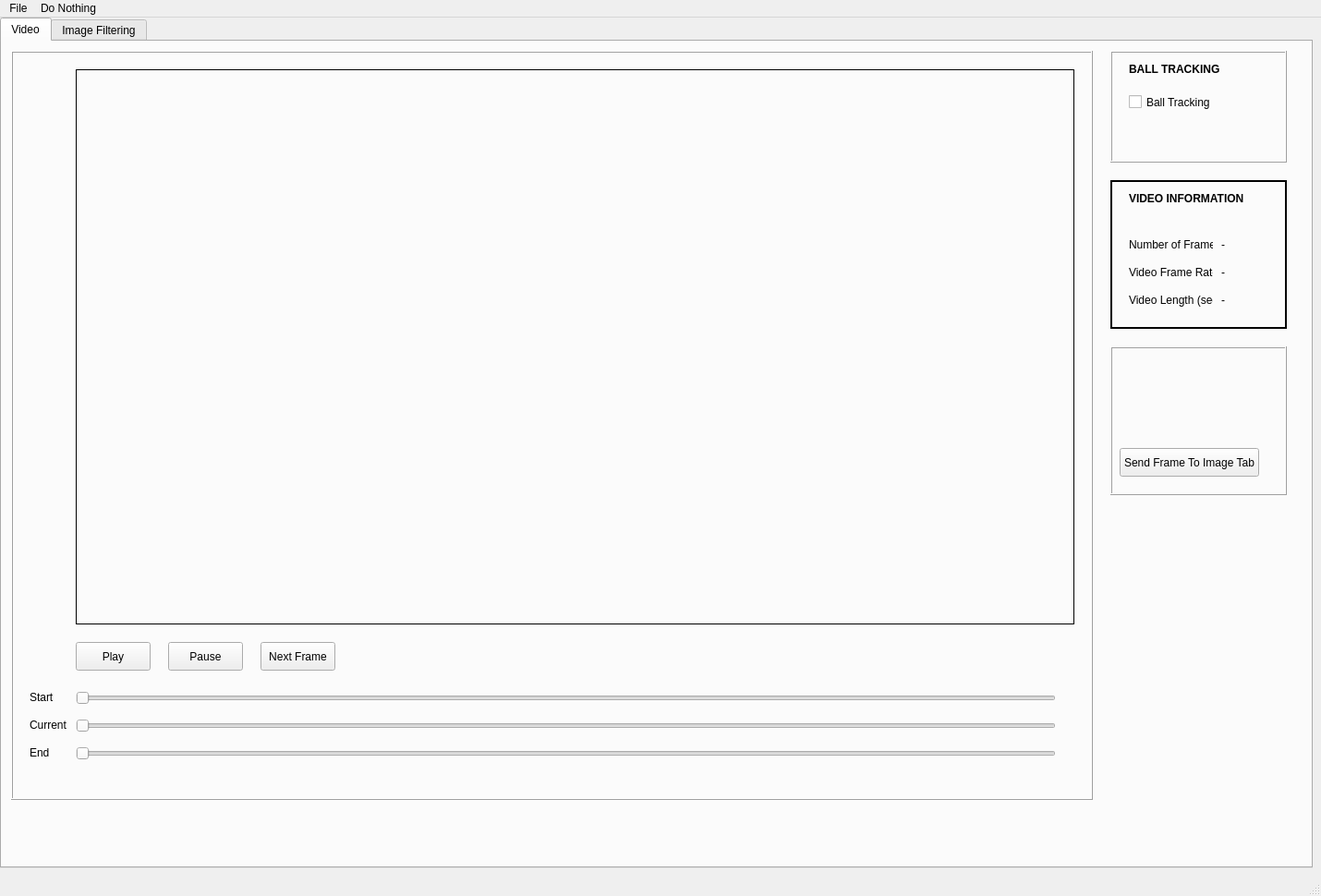
<?xml version="1.0" encoding="UTF-8"?>
<ui version="4.0">
 <class>MainWindow</class>
 <widget class="QMainWindow" name="MainWindow">
  <property name="geometry">
   <rect>
    <x>0</x>
    <y>0</y>
    <width>1430</width>
    <height>970</height>
   </rect>
  </property>
  <property name="windowTitle">
   <string>MainWindow</string>
  </property>
  <widget class="QWidget" name="centralwidget">
   <widget class="QTabWidget" name="tabWidget">
    <property name="geometry">
     <rect>
      <x>0</x>
      <y>0</y>
      <width>1421</width>
      <height>921</height>
     </rect>
    </property>
    <property name="maximumSize">
     <size>
      <width>1450</width>
      <height>1000</height>
     </size>
    </property>
    <property name="currentIndex">
     <number>0</number>
    </property>
    <widget class="QWidget" name="tab">
     <attribute name="title">
      <string>Video</string>
     </attribute>
     <widget class="QFrame" name="frame">
      <property name="geometry">
       <rect>
        <x>1200</x>
        <y>150</y>
        <width>191</width>
        <height>161</height>
       </rect>
      </property>
      <property name="frameShape">
       <enum>QFrame::Box</enum>
      </property>
      <property name="frameShadow">
       <enum>QFrame::Plain</enum>
      </property>
      <property name="lineWidth">
       <number>2</number>
      </property>
      <widget class="QLabel" name="label">
       <property name="geometry">
        <rect>
         <x>20</x>
         <y>60</y>
         <width>91</width>
         <height>20</height>
        </rect>
       </property>
       <property name="text">
        <string>Number of Frames:</string>
       </property>
      </widget>
      <widget class="QLabel" name="frameNumberLabel">
       <property name="geometry">
        <rect>
         <x>120</x>
         <y>60</y>
         <width>41</width>
         <height>20</height>
        </rect>
       </property>
       <property name="text">
        <string>-</string>
       </property>
      </widget>
      <widget class="QLabel" name="label_6">
       <property name="geometry">
        <rect>
         <x>20</x>
         <y>90</y>
         <width>91</width>
         <height>20</height>
        </rect>
       </property>
       <property name="text">
        <string>Video Frame Rate:</string>
       </property>
      </widget>
      <widget class="QLabel" name="labelFPS">
       <property name="geometry">
        <rect>
         <x>120</x>
         <y>90</y>
         <width>41</width>
         <height>20</height>
        </rect>
       </property>
       <property name="text">
        <string>-</string>
       </property>
      </widget>
      <widget class="QLabel" name="label_7">
       <property name="geometry">
        <rect>
         <x>20</x>
         <y>120</y>
         <width>91</width>
         <height>20</height>
        </rect>
       </property>
       <property name="text">
        <string>Video Length (sec):</string>
       </property>
      </widget>
      <widget class="QLabel" name="labelVideoLengthSeconds">
       <property name="geometry">
        <rect>
         <x>120</x>
         <y>120</y>
         <width>41</width>
         <height>20</height>
        </rect>
       </property>
       <property name="text">
        <string>-</string>
       </property>
      </widget>
      <widget class="QLabel" name="label_8">
       <property name="geometry">
        <rect>
         <x>20</x>
         <y>10</y>
         <width>161</width>
         <height>20</height>
        </rect>
       </property>
       <property name="font">
        <font>
         <weight>75</weight>
         <bold>true</bold>
         <underline>false</underline>
        </font>
       </property>
       <property name="text">
        <string>VIDEO INFORMATION</string>
       </property>
      </widget>
     </widget>
     <widget class="QFrame" name="frameVideoTabTrackParams">
      <property name="geometry">
       <rect>
        <x>1200</x>
        <y>10</y>
        <width>191</width>
        <height>121</height>
       </rect>
      </property>
      <property name="frameShape">
       <enum>QFrame::Box</enum>
      </property>
      <property name="frameShadow">
       <enum>QFrame::Raised</enum>
      </property>
      <widget class="QCheckBox" name="chkTrackBall">
       <property name="geometry">
        <rect>
         <x>20</x>
         <y>40</y>
         <width>91</width>
         <height>31</height>
        </rect>
       </property>
       <property name="text">
        <string>Ball Tracking</string>
       </property>
      </widget>
      <widget class="QLabel" name="label_9">
       <property name="geometry">
        <rect>
         <x>20</x>
         <y>10</y>
         <width>161</width>
         <height>20</height>
        </rect>
       </property>
       <property name="font">
        <font>
         <weight>75</weight>
         <bold>true</bold>
         <underline>false</underline>
        </font>
       </property>
       <property name="text">
        <string>BALL TRACKING</string>
       </property>
      </widget>
     </widget>
     <widget class="QFrame" name="frameVideoTabVideoPane">
      <property name="geometry">
       <rect>
        <x>10</x>
        <y>10</y>
        <width>1171</width>
        <height>811</height>
       </rect>
      </property>
      <property name="frameShape">
       <enum>QFrame::Box</enum>
      </property>
      <property name="frameShadow">
       <enum>QFrame::Raised</enum>
      </property>
      <widget class="QLabel" name="imgLabelVideo">
       <property name="geometry">
        <rect>
         <x>70</x>
         <y>20</y>
         <width>1081</width>
         <height>601</height>
        </rect>
       </property>
       <property name="frameShape">
        <enum>QFrame::Box</enum>
       </property>
       <property name="text">
        <string/>
       </property>
      </widget>
      <widget class="QSlider" name="videoFrontSlider">
       <property name="geometry">
        <rect>
         <x>70</x>
         <y>690</y>
         <width>1061</width>
         <height>22</height>
        </rect>
       </property>
       <property name="orientation">
        <enum>Qt::Horizontal</enum>
       </property>
      </widget>
      <widget class="QLabel" name="label_3">
       <property name="geometry">
        <rect>
         <x>20</x>
         <y>690</y>
         <width>31</width>
         <height>20</height>
        </rect>
       </property>
       <property name="text">
        <string>Start</string>
       </property>
      </widget>
      <widget class="QLabel" name="label_5">
       <property name="geometry">
        <rect>
         <x>20</x>
         <y>720</y>
         <width>41</width>
         <height>20</height>
        </rect>
       </property>
       <property name="text">
        <string>Current</string>
       </property>
      </widget>
      <widget class="QSlider" name="videoPositionSlider">
       <property name="geometry">
        <rect>
         <x>70</x>
         <y>720</y>
         <width>1061</width>
         <height>22</height>
        </rect>
       </property>
       <property name="orientation">
        <enum>Qt::Horizontal</enum>
       </property>
      </widget>
      <widget class="QSlider" name="videoBackSlider">
       <property name="geometry">
        <rect>
         <x>70</x>
         <y>750</y>
         <width>1061</width>
         <height>22</height>
        </rect>
       </property>
       <property name="orientation">
        <enum>Qt::Horizontal</enum>
       </property>
      </widget>
      <widget class="QLabel" name="label_4">
       <property name="geometry">
        <rect>
         <x>20</x>
         <y>750</y>
         <width>31</width>
         <height>20</height>
        </rect>
       </property>
       <property name="text">
        <string>End</string>
       </property>
      </widget>
      <widget class="QPushButton" name="nextButton">
       <property name="geometry">
        <rect>
         <x>270</x>
         <y>640</y>
         <width>81</width>
         <height>31</height>
        </rect>
       </property>
       <property name="focusPolicy">
        <enum>Qt::TabFocus</enum>
       </property>
       <property name="text">
        <string>Next Frame</string>
       </property>
      </widget>
      <widget class="QPushButton" name="startButton">
       <property name="geometry">
        <rect>
         <x>70</x>
         <y>640</y>
         <width>81</width>
         <height>31</height>
        </rect>
       </property>
       <property name="focusPolicy">
        <enum>Qt::TabFocus</enum>
       </property>
       <property name="text">
        <string>Play</string>
       </property>
      </widget>
      <widget class="QPushButton" name="stopButton">
       <property name="geometry">
        <rect>
         <x>170</x>
         <y>640</y>
         <width>81</width>
         <height>31</height>
        </rect>
       </property>
       <property name="focusPolicy">
        <enum>Qt::TabFocus</enum>
       </property>
       <property name="text">
        <string>Pause</string>
       </property>
      </widget>
     </widget>
     <widget class="QFrame" name="frameVideoTabMainButtons">
      <property name="geometry">
       <rect>
        <x>1200</x>
        <y>330</y>
        <width>191</width>
        <height>161</height>
       </rect>
      </property>
      <property name="frameShape">
       <enum>QFrame::Box</enum>
      </property>
      <property name="frameShadow">
       <enum>QFrame::Raised</enum>
      </property>
      <widget class="QPushButton" name="sendFrameButton">
       <property name="geometry">
        <rect>
         <x>10</x>
         <y>110</y>
         <width>151</width>
         <height>31</height>
        </rect>
       </property>
       <property name="focusPolicy">
        <enum>Qt::TabFocus</enum>
       </property>
       <property name="text">
        <string>Send Frame To Image Tab</string>
       </property>
      </widget>
     </widget>
     <zorder>frameVideoTabVideoPane</zorder>
     <zorder>frame</zorder>
     <zorder>frameVideoTabTrackParams</zorder>
     <zorder>frameVideoTabMainButtons</zorder>
    </widget>
    <widget class="QWidget" name="tab_2">
     <attribute name="title">
      <string>Image Filtering</string>
     </attribute>
     <widget class="QFrame" name="firstFrame_5">
      <property name="geometry">
       <rect>
        <x>940</x>
        <y>10</y>
        <width>321</width>
        <height>311</height>
       </rect>
      </property>
      <property name="frameShape">
       <enum>QFrame::StyledPanel</enum>
      </property>
      <property name="frameShadow">
       <enum>QFrame::Raised</enum>
      </property>
      <widget class="QPushButton" name="startBallButtonIM">
       <property name="geometry">
        <rect>
         <x>20</x>
         <y>30</y>
         <width>131</width>
         <height>21</height>
        </rect>
       </property>
       <property name="text">
        <string>Start Ball Detection</string>
       </property>
      </widget>
      <widget class="QPushButton" name="sweepButtonIM">
       <property name="geometry">
        <rect>
         <x>170</x>
         <y>30</y>
         <width>131</width>
         <height>21</height>
        </rect>
       </property>
       <property name="text">
        <string>Sweep Ball Values</string>
       </property>
      </widget>
      <widget class="QLabel" name="labelHeight_20">
       <property name="geometry">
        <rect>
         <x>20</x>
         <y>130</y>
         <width>41</width>
         <height>16</height>
        </rect>
       </property>
       <property name="text">
        <string>Param1</string>
       </property>
      </widget>
      <widget class="QSlider" name="ballBSlider">
       <property name="geometry">
        <rect>
         <x>100</x>
         <y>100</y>
         <width>161</width>
         <height>21</height>
        </rect>
       </property>
       <property name="maximum">
        <number>1000</number>
       </property>
       <property name="orientation">
        <enum>Qt::Horizontal</enum>
       </property>
       <property name="tickPosition">
        <enum>QSlider::NoTicks</enum>
       </property>
       <property name="tickInterval">
        <number>1</number>
       </property>
      </widget>
      <widget class="QLabel" name="labelHeight_19">
       <property name="geometry">
        <rect>
         <x>20</x>
         <y>100</y>
         <width>21</width>
         <height>16</height>
        </rect>
       </property>
       <property name="text">
        <string>B</string>
       </property>
      </widget>
      <widget class="QLineEdit" name="ballBValue">
       <property name="geometry">
        <rect>
         <x>270</x>
         <y>100</y>
         <width>41</width>
         <height>21</height>
        </rect>
       </property>
       <property name="text">
        <string>140</string>
       </property>
      </widget>
      <widget class="QSlider" name="ballCSlider">
       <property name="geometry">
        <rect>
         <x>100</x>
         <y>130</y>
         <width>161</width>
         <height>21</height>
        </rect>
       </property>
       <property name="maximum">
        <number>254</number>
       </property>
       <property name="orientation">
        <enum>Qt::Horizontal</enum>
       </property>
       <property name="tickPosition">
        <enum>QSlider::NoTicks</enum>
       </property>
       <property name="tickInterval">
        <number>1</number>
       </property>
      </widget>
      <widget class="QLabel" name="labelHeight_21">
       <property name="geometry">
        <rect>
         <x>20</x>
         <y>160</y>
         <width>41</width>
         <height>16</height>
        </rect>
       </property>
       <property name="text">
        <string>Param2</string>
       </property>
      </widget>
      <widget class="QSlider" name="ballASlider">
       <property name="geometry">
        <rect>
         <x>100</x>
         <y>70</y>
         <width>161</width>
         <height>21</height>
        </rect>
       </property>
       <property name="maximum">
        <number>20</number>
       </property>
       <property name="orientation">
        <enum>Qt::Horizontal</enum>
       </property>
       <property name="tickPosition">
        <enum>QSlider::NoTicks</enum>
       </property>
       <property name="tickInterval">
        <number>1</number>
       </property>
      </widget>
      <widget class="QLineEdit" name="ballCValue">
       <property name="geometry">
        <rect>
         <x>270</x>
         <y>130</y>
         <width>41</width>
         <height>21</height>
        </rect>
       </property>
       <property name="text">
        <string>50</string>
       </property>
      </widget>
      <widget class="QLineEdit" name="ballDValue">
       <property name="geometry">
        <rect>
         <x>270</x>
         <y>160</y>
         <width>41</width>
         <height>21</height>
        </rect>
       </property>
       <property name="text">
        <string>10</string>
       </property>
      </widget>
      <widget class="QLineEdit" name="ballAValue">
       <property name="geometry">
        <rect>
         <x>270</x>
         <y>70</y>
         <width>41</width>
         <height>21</height>
        </rect>
       </property>
       <property name="text">
        <string>3</string>
       </property>
      </widget>
      <widget class="QSlider" name="ballDSlider">
       <property name="geometry">
        <rect>
         <x>100</x>
         <y>160</y>
         <width>161</width>
         <height>21</height>
        </rect>
       </property>
       <property name="maximum">
        <number>359</number>
       </property>
       <property name="orientation">
        <enum>Qt::Horizontal</enum>
       </property>
       <property name="tickPosition">
        <enum>QSlider::NoTicks</enum>
       </property>
       <property name="tickInterval">
        <number>1</number>
       </property>
      </widget>
      <widget class="QLabel" name="labelHeight_18">
       <property name="geometry">
        <rect>
         <x>20</x>
         <y>70</y>
         <width>21</width>
         <height>16</height>
        </rect>
       </property>
       <property name="text">
        <string>A</string>
       </property>
      </widget>
      <widget class="QPushButton" name="findButtonIM">
       <property name="geometry">
        <rect>
         <x>100</x>
         <y>260</y>
         <width>121</width>
         <height>21</height>
        </rect>
       </property>
       <property name="text">
        <string>Find Ball</string>
       </property>
      </widget>
      <widget class="QSlider" name="ballESlider">
       <property name="geometry">
        <rect>
         <x>100</x>
         <y>190</y>
         <width>161</width>
         <height>21</height>
        </rect>
       </property>
       <property name="maximum">
        <number>359</number>
       </property>
       <property name="orientation">
        <enum>Qt::Horizontal</enum>
       </property>
       <property name="tickPosition">
        <enum>QSlider::NoTicks</enum>
       </property>
       <property name="tickInterval">
        <number>1</number>
       </property>
      </widget>
      <widget class="QLabel" name="labelHeight_22">
       <property name="geometry">
        <rect>
         <x>20</x>
         <y>190</y>
         <width>41</width>
         <height>16</height>
        </rect>
       </property>
       <property name="text">
        <string>min Rad</string>
       </property>
      </widget>
      <widget class="QLabel" name="labelHeight_23">
       <property name="geometry">
        <rect>
         <x>20</x>
         <y>220</y>
         <width>41</width>
         <height>16</height>
        </rect>
       </property>
       <property name="text">
        <string>max Rad</string>
       </property>
      </widget>
      <widget class="QSlider" name="ballFSlider">
       <property name="geometry">
        <rect>
         <x>100</x>
         <y>220</y>
         <width>161</width>
         <height>21</height>
        </rect>
       </property>
       <property name="maximum">
        <number>359</number>
       </property>
       <property name="orientation">
        <enum>Qt::Horizontal</enum>
       </property>
       <property name="tickPosition">
        <enum>QSlider::NoTicks</enum>
       </property>
       <property name="tickInterval">
        <number>1</number>
       </property>
      </widget>
      <widget class="QLineEdit" name="ballFValue">
       <property name="geometry">
        <rect>
         <x>270</x>
         <y>220</y>
         <width>41</width>
         <height>21</height>
        </rect>
       </property>
       <property name="text">
        <string>100</string>
       </property>
      </widget>
      <widget class="QLineEdit" name="ballEValue">
       <property name="geometry">
        <rect>
         <x>270</x>
         <y>190</y>
         <width>41</width>
         <height>21</height>
        </rect>
       </property>
       <property name="text">
        <string>0</string>
       </property>
      </widget>
     </widget>
     <widget class="QFrame" name="firstFrame">
      <property name="geometry">
       <rect>
        <x>770</x>
        <y>60</y>
        <width>121</width>
        <height>261</height>
       </rect>
      </property>
      <property name="frameShape">
       <enum>QFrame::StyledPanel</enum>
      </property>
      <property name="frameShadow">
       <enum>QFrame::Raised</enum>
      </property>
      <widget class="QCheckBox" name="chkClose">
       <property name="geometry">
        <rect>
         <x>10</x>
         <y>80</y>
         <width>61</width>
         <height>17</height>
        </rect>
       </property>
       <property name="text">
        <string>Close</string>
       </property>
      </widget>
      <widget class="QCheckBox" name="chkDilate">
       <property name="geometry">
        <rect>
         <x>10</x>
         <y>110</y>
         <width>51</width>
         <height>17</height>
        </rect>
       </property>
       <property name="text">
        <string>Dilate</string>
       </property>
      </widget>
      <widget class="QLabel" name="labelHeight_12">
       <property name="geometry">
        <rect>
         <x>10</x>
         <y>170</y>
         <width>61</width>
         <height>16</height>
        </rect>
       </property>
       <property name="text">
        <string>Kernel Size:</string>
       </property>
      </widget>
      <widget class="QLabel" name="labelHeight_13">
       <property name="geometry">
        <rect>
         <x>10</x>
         <y>200</y>
         <width>61</width>
         <height>16</height>
        </rect>
       </property>
       <property name="text">
        <string>Iterations:</string>
       </property>
      </widget>
      <widget class="QLineEdit" name="iterValue">
       <property name="geometry">
        <rect>
         <x>80</x>
         <y>200</y>
         <width>21</width>
         <height>21</height>
        </rect>
       </property>
       <property name="text">
        <string>1</string>
       </property>
      </widget>
      <widget class="QLineEdit" name="kernelSizeValue">
       <property name="geometry">
        <rect>
         <x>80</x>
         <y>170</y>
         <width>21</width>
         <height>21</height>
        </rect>
       </property>
       <property name="text">
        <string>5</string>
       </property>
      </widget>
     </widget>
     <widget class="QFrame" name="firstFrame_2">
      <property name="geometry">
       <rect>
        <x>10</x>
        <y>60</y>
        <width>221</width>
        <height>101</height>
       </rect>
      </property>
      <property name="frameShape">
       <enum>QFrame::StyledPanel</enum>
      </property>
      <property name="frameShadow">
       <enum>QFrame::Raised</enum>
      </property>
      <widget class="QCheckBox" name="chkResize">
       <property name="geometry">
        <rect>
         <x>20</x>
         <y>10</y>
         <width>91</width>
         <height>17</height>
        </rect>
       </property>
       <property name="text">
        <string>Load Resized</string>
       </property>
      </widget>
      <widget class="QLabel" name="labelWidth">
       <property name="geometry">
        <rect>
         <x>20</x>
         <y>40</y>
         <width>81</width>
         <height>16</height>
        </rect>
       </property>
       <property name="text">
        <string>Width (pixels)</string>
       </property>
      </widget>
      <widget class="QLineEdit" name="widthValue">
       <property name="geometry">
        <rect>
         <x>20</x>
         <y>60</y>
         <width>81</width>
         <height>21</height>
        </rect>
       </property>
       <property name="text">
        <string>200</string>
       </property>
      </widget>
      <widget class="QLineEdit" name="heightValue">
       <property name="geometry">
        <rect>
         <x>120</x>
         <y>60</y>
         <width>81</width>
         <height>21</height>
        </rect>
       </property>
       <property name="text">
        <string>200</string>
       </property>
      </widget>
      <widget class="QLabel" name="labelHeight">
       <property name="geometry">
        <rect>
         <x>120</x>
         <y>40</y>
         <width>81</width>
         <height>16</height>
        </rect>
       </property>
       <property name="text">
        <string>Height (pixels)</string>
       </property>
      </widget>
     </widget>
     <widget class="QFrame" name="firstFrame_3">
      <property name="geometry">
       <rect>
        <x>10</x>
        <y>180</y>
        <width>221</width>
        <height>141</height>
       </rect>
      </property>
      <property name="frameShape">
       <enum>QFrame::StyledPanel</enum>
      </property>
      <property name="frameShadow">
       <enum>QFrame::Raised</enum>
      </property>
      <widget class="QLabel" name="labelHeight_2">
       <property name="geometry">
        <rect>
         <x>10</x>
         <y>10</y>
         <width>71</width>
         <height>16</height>
        </rect>
       </property>
       <property name="text">
        <string>Choose Color:</string>
       </property>
      </widget>
      <widget class="QCheckBox" name="chkLower">
       <property name="geometry">
        <rect>
         <x>20</x>
         <y>40</y>
         <width>61</width>
         <height>17</height>
        </rect>
       </property>
       <property name="text">
        <string>Lower</string>
       </property>
      </widget>
      <widget class="QCheckBox" name="chkUpper">
       <property name="geometry">
        <rect>
         <x>100</x>
         <y>40</y>
         <width>61</width>
         <height>17</height>
        </rect>
       </property>
       <property name="text">
        <string>Upper</string>
       </property>
      </widget>
      <widget class="QLabel" name="labelColorUpper">
       <property name="geometry">
        <rect>
         <x>100</x>
         <y>70</y>
         <width>81</width>
         <height>31</height>
        </rect>
       </property>
       <property name="frameShape">
        <enum>QFrame::Box</enum>
       </property>
       <property name="lineWidth">
        <number>2</number>
       </property>
       <property name="text">
        <string>Upper Bound</string>
       </property>
      </widget>
      <widget class="QLabel" name="labelColor">
       <property name="geometry">
        <rect>
         <x>10</x>
         <y>70</y>
         <width>81</width>
         <height>31</height>
        </rect>
       </property>
       <property name="frameShape">
        <enum>QFrame::Box</enum>
       </property>
       <property name="frameShadow">
        <enum>QFrame::Plain</enum>
       </property>
       <property name="lineWidth">
        <number>2</number>
       </property>
       <property name="text">
        <string>Lower Bound</string>
       </property>
      </widget>
      <widget class="QLabel" name="labelHeight_3">
       <property name="geometry">
        <rect>
         <x>10</x>
         <y>110</y>
         <width>81</width>
         <height>16</height>
        </rect>
       </property>
       <property name="text">
        <string>Color Name:</string>
       </property>
      </widget>
      <widget class="QLineEdit" name="colorNameValue">
       <property name="geometry">
        <rect>
         <x>100</x>
         <y>110</y>
         <width>81</width>
         <height>21</height>
        </rect>
       </property>
       <property name="text">
        <string>c</string>
       </property>
      </widget>
      <widget class="QPushButton" name="colorButtonIM">
       <property name="geometry">
        <rect>
         <x>90</x>
         <y>10</y>
         <width>81</width>
         <height>23</height>
        </rect>
       </property>
       <property name="text">
        <string>Color Picker</string>
       </property>
      </widget>
     </widget>
     <widget class="QLabel" name="imgLabel">
      <property name="geometry">
       <rect>
        <x>10</x>
        <y>350</y>
        <width>421</width>
        <height>501</height>
       </rect>
      </property>
      <property name="frameShape">
       <enum>QFrame::Box</enum>
      </property>
      <property name="text">
       <string/>
      </property>
     </widget>
     <widget class="QFrame" name="firstFrame_6">
      <property name="geometry">
       <rect>
        <x>460</x>
        <y>60</y>
        <width>311</width>
        <height>261</height>
       </rect>
      </property>
      <widget class="QSlider" name="uHSlider">
       <property name="geometry">
        <rect>
         <x>30</x>
         <y>30</y>
         <width>211</width>
         <height>21</height>
        </rect>
       </property>
       <property name="maximum">
        <number>359</number>
       </property>
       <property name="orientation">
        <enum>Qt::Horizontal</enum>
       </property>
       <property name="tickPosition">
        <enum>QSlider::NoTicks</enum>
       </property>
       <property name="tickInterval">
        <number>1</number>
       </property>
      </widget>
      <widget class="QLineEdit" name="uHValue">
       <property name="geometry">
        <rect>
         <x>250</x>
         <y>30</y>
         <width>41</width>
         <height>21</height>
        </rect>
       </property>
       <property name="text">
        <string>3</string>
       </property>
      </widget>
      <widget class="QLineEdit" name="uSValue">
       <property name="geometry">
        <rect>
         <x>250</x>
         <y>60</y>
         <width>41</width>
         <height>21</height>
        </rect>
       </property>
       <property name="text">
        <string>3</string>
       </property>
      </widget>
      <widget class="QLineEdit" name="uVValue">
       <property name="geometry">
        <rect>
         <x>250</x>
         <y>90</y>
         <width>41</width>
         <height>21</height>
        </rect>
       </property>
       <property name="text">
        <string>3</string>
       </property>
      </widget>
      <widget class="QSlider" name="uVSlider">
       <property name="geometry">
        <rect>
         <x>30</x>
         <y>90</y>
         <width>211</width>
         <height>21</height>
        </rect>
       </property>
       <property name="maximum">
        <number>254</number>
       </property>
       <property name="orientation">
        <enum>Qt::Horizontal</enum>
       </property>
       <property name="tickPosition">
        <enum>QSlider::NoTicks</enum>
       </property>
       <property name="tickInterval">
        <number>1</number>
       </property>
      </widget>
      <widget class="QLabel" name="labelHeight_9">
       <property name="geometry">
        <rect>
         <x>10</x>
         <y>90</y>
         <width>21</width>
         <height>16</height>
        </rect>
       </property>
       <property name="text">
        <string>V</string>
       </property>
      </widget>
      <widget class="QLabel" name="labelHeight_8">
       <property name="geometry">
        <rect>
         <x>10</x>
         <y>60</y>
         <width>21</width>
         <height>16</height>
        </rect>
       </property>
       <property name="text">
        <string>S</string>
       </property>
      </widget>
      <widget class="QLabel" name="labelHeight_11">
       <property name="geometry">
        <rect>
         <x>10</x>
         <y>30</y>
         <width>21</width>
         <height>16</height>
        </rect>
       </property>
       <property name="text">
        <string>H</string>
       </property>
      </widget>
      <widget class="QLabel" name="labelHeight_4">
       <property name="geometry">
        <rect>
         <x>20</x>
         <y>120</y>
         <width>71</width>
         <height>16</height>
        </rect>
       </property>
       <property name="text">
        <string>Lower Bound</string>
       </property>
      </widget>
      <widget class="QLabel" name="labelHeight_5">
       <property name="geometry">
        <rect>
         <x>10</x>
         <y>140</y>
         <width>21</width>
         <height>16</height>
        </rect>
       </property>
       <property name="text">
        <string>H</string>
       </property>
      </widget>
      <widget class="QLabel" name="labelHeight_6">
       <property name="geometry">
        <rect>
         <x>10</x>
         <y>170</y>
         <width>21</width>
         <height>16</height>
        </rect>
       </property>
       <property name="text">
        <string>S</string>
       </property>
      </widget>
      <widget class="QLabel" name="labelHeight_7">
       <property name="geometry">
        <rect>
         <x>10</x>
         <y>200</y>
         <width>21</width>
         <height>16</height>
        </rect>
       </property>
       <property name="text">
        <string>V</string>
       </property>
      </widget>
      <widget class="QSlider" name="lVSlider">
       <property name="geometry">
        <rect>
         <x>30</x>
         <y>200</y>
         <width>211</width>
         <height>21</height>
        </rect>
       </property>
       <property name="maximum">
        <number>254</number>
       </property>
       <property name="orientation">
        <enum>Qt::Horizontal</enum>
       </property>
       <property name="tickPosition">
        <enum>QSlider::NoTicks</enum>
       </property>
       <property name="tickInterval">
        <number>1</number>
       </property>
      </widget>
      <widget class="QSlider" name="lSSlider">
       <property name="geometry">
        <rect>
         <x>30</x>
         <y>170</y>
         <width>211</width>
         <height>21</height>
        </rect>
       </property>
       <property name="maximum">
        <number>254</number>
       </property>
       <property name="orientation">
        <enum>Qt::Horizontal</enum>
       </property>
       <property name="tickPosition">
        <enum>QSlider::NoTicks</enum>
       </property>
       <property name="tickInterval">
        <number>1</number>
       </property>
      </widget>
      <widget class="QSlider" name="lHSlider">
       <property name="geometry">
        <rect>
         <x>30</x>
         <y>140</y>
         <width>211</width>
         <height>21</height>
        </rect>
       </property>
       <property name="maximum">
        <number>359</number>
       </property>
       <property name="orientation">
        <enum>Qt::Horizontal</enum>
       </property>
       <property name="tickPosition">
        <enum>QSlider::NoTicks</enum>
       </property>
       <property name="tickInterval">
        <number>1</number>
       </property>
      </widget>
      <widget class="QLineEdit" name="lHValue">
       <property name="geometry">
        <rect>
         <x>250</x>
         <y>140</y>
         <width>41</width>
         <height>21</height>
        </rect>
       </property>
       <property name="text">
        <string>3</string>
       </property>
      </widget>
      <widget class="QLineEdit" name="lSValue">
       <property name="geometry">
        <rect>
         <x>250</x>
         <y>170</y>
         <width>41</width>
         <height>21</height>
        </rect>
       </property>
       <property name="text">
        <string>3</string>
       </property>
      </widget>
      <widget class="QLineEdit" name="lVValue">
       <property name="geometry">
        <rect>
         <x>250</x>
         <y>200</y>
         <width>41</width>
         <height>21</height>
        </rect>
       </property>
       <property name="text">
        <string>3</string>
       </property>
      </widget>
      <widget class="QLabel" name="labelHeight_10">
       <property name="geometry">
        <rect>
         <x>20</x>
         <y>10</y>
         <width>71</width>
         <height>16</height>
        </rect>
       </property>
       <property name="text">
        <string>Upper Bound</string>
       </property>
      </widget>
      <widget class="QSlider" name="uSSlider">
       <property name="geometry">
        <rect>
         <x>30</x>
         <y>60</y>
         <width>211</width>
         <height>21</height>
        </rect>
       </property>
       <property name="maximum">
        <number>254</number>
       </property>
       <property name="orientation">
        <enum>Qt::Horizontal</enum>
       </property>
       <property name="tickPosition">
        <enum>QSlider::NoTicks</enum>
       </property>
       <property name="tickInterval">
        <number>1</number>
       </property>
      </widget>
      <widget class="QSlider" name="uSSlider_2">
       <property name="geometry">
        <rect>
         <x>550</x>
         <y>110</y>
         <width>221</width>
         <height>21</height>
        </rect>
       </property>
       <property name="maximum">
        <number>254</number>
       </property>
       <property name="orientation">
        <enum>Qt::Horizontal</enum>
       </property>
       <property name="tickPosition">
        <enum>QSlider::NoTicks</enum>
       </property>
       <property name="tickInterval">
        <number>1</number>
       </property>
      </widget>
      <widget class="QSlider" name="uHSlider_2">
       <property name="geometry">
        <rect>
         <x>550</x>
         <y>80</y>
         <width>221</width>
         <height>21</height>
        </rect>
       </property>
       <property name="maximum">
        <number>359</number>
       </property>
       <property name="orientation">
        <enum>Qt::Horizontal</enum>
       </property>
       <property name="tickPosition">
        <enum>QSlider::NoTicks</enum>
       </property>
       <property name="tickInterval">
        <number>1</number>
       </property>
      </widget>
      <widget class="QLabel" name="labelHeight_14">
       <property name="geometry">
        <rect>
         <x>530</x>
         <y>80</y>
         <width>21</width>
         <height>16</height>
        </rect>
       </property>
       <property name="text">
        <string>H</string>
       </property>
      </widget>
      <widget class="QSlider" name="uVSlider_2">
       <property name="geometry">
        <rect>
         <x>550</x>
         <y>140</y>
         <width>221</width>
         <height>21</height>
        </rect>
       </property>
       <property name="maximum">
        <number>254</number>
       </property>
       <property name="orientation">
        <enum>Qt::Horizontal</enum>
       </property>
       <property name="tickPosition">
        <enum>QSlider::NoTicks</enum>
       </property>
       <property name="tickInterval">
        <number>1</number>
       </property>
      </widget>
      <widget class="QLineEdit" name="uHValue_2">
       <property name="geometry">
        <rect>
         <x>780</x>
         <y>80</y>
         <width>41</width>
         <height>21</height>
        </rect>
       </property>
       <property name="text">
        <string>3</string>
       </property>
      </widget>
      <widget class="QSlider" name="lHSlider_2">
       <property name="geometry">
        <rect>
         <x>550</x>
         <y>190</y>
         <width>221</width>
         <height>21</height>
        </rect>
       </property>
       <property name="maximum">
        <number>359</number>
       </property>
       <property name="orientation">
        <enum>Qt::Horizontal</enum>
       </property>
       <property name="tickPosition">
        <enum>QSlider::NoTicks</enum>
       </property>
       <property name="tickInterval">
        <number>1</number>
       </property>
      </widget>
      <widget class="QLabel" name="labelHeight_15">
       <property name="geometry">
        <rect>
         <x>530</x>
         <y>110</y>
         <width>21</width>
         <height>16</height>
        </rect>
       </property>
       <property name="text">
        <string>S</string>
       </property>
      </widget>
      <widget class="QLabel" name="labelHeight_16">
       <property name="geometry">
        <rect>
         <x>530</x>
         <y>140</y>
         <width>21</width>
         <height>16</height>
        </rect>
       </property>
       <property name="text">
        <string>V</string>
       </property>
      </widget>
      <widget class="QLineEdit" name="lHValue_2">
       <property name="geometry">
        <rect>
         <x>780</x>
         <y>190</y>
         <width>41</width>
         <height>21</height>
        </rect>
       </property>
       <property name="text">
        <string>3</string>
       </property>
      </widget>
      <widget class="QLineEdit" name="uSValue_2">
       <property name="geometry">
        <rect>
         <x>780</x>
         <y>110</y>
         <width>41</width>
         <height>21</height>
        </rect>
       </property>
       <property name="text">
        <string>3</string>
       </property>
      </widget>
      <widget class="QLabel" name="labelHeight_17">
       <property name="geometry">
        <rect>
         <x>530</x>
         <y>190</y>
         <width>21</width>
         <height>16</height>
        </rect>
       </property>
       <property name="text">
        <string>H</string>
       </property>
      </widget>
      <widget class="QLineEdit" name="uVValue_2">
       <property name="geometry">
        <rect>
         <x>780</x>
         <y>140</y>
         <width>41</width>
         <height>21</height>
        </rect>
       </property>
       <property name="text">
        <string>3</string>
       </property>
      </widget>
      <zorder>uHSlider</zorder>
      <zorder>uHValue</zorder>
      <zorder>uSValue</zorder>
      <zorder>uVValue</zorder>
      <zorder>uVSlider</zorder>
      <zorder>labelHeight_9</zorder>
      <zorder>labelHeight_8</zorder>
      <zorder>labelHeight_11</zorder>
      <zorder>labelHeight_4</zorder>
      <zorder>labelHeight_5</zorder>
      <zorder>labelHeight_6</zorder>
      <zorder>labelHeight_7</zorder>
      <zorder>lVSlider</zorder>
      <zorder>lSSlider</zorder>
      <zorder>lHSlider</zorder>
      <zorder>lHValue</zorder>
      <zorder>lSValue</zorder>
      <zorder>lVValue</zorder>
      <zorder>labelHeight_10</zorder>
      <zorder>uSSlider</zorder>
      <zorder>lHValue_2</zorder>
      <zorder>uHSlider_2</zorder>
      <zorder>lHSlider_2</zorder>
      <zorder>labelHeight_16</zorder>
      <zorder>labelHeight_17</zorder>
      <zorder>uVValue_2</zorder>
      <zorder>uSValue_2</zorder>
      <zorder>labelHeight_14</zorder>
      <zorder>uVSlider_2</zorder>
      <zorder>labelHeight_15</zorder>
      <zorder>uSSlider_2</zorder>
      <zorder>uHValue_2</zorder>
     </widget>
     <widget class="QWidget" name="layoutWidget">
      <property name="geometry">
       <rect>
        <x>10</x>
        <y>10</y>
        <width>411</width>
        <height>25</height>
       </rect>
      </property>
      <layout class="QHBoxLayout" name="horizontalLayout">
       <item>
        <widget class="QPushButton" name="loadButtonIM">
         <property name="text">
          <string>Load Image</string>
         </property>
        </widget>
       </item>
       <item>
        <widget class="QPushButton" name="saveButtonIM">
         <property name="text">
          <string>Save</string>
         </property>
        </widget>
       </item>
       <item>
        <widget class="QPushButton" name="visionButtonIM">
         <property name="text">
          <string>Start openCV Mask</string>
         </property>
        </widget>
       </item>
      </layout>
     </widget>
     <widget class="QLabel" name="imgLabel2">
      <property name="geometry">
       <rect>
        <x>460</x>
        <y>350</y>
        <width>921</width>
        <height>501</height>
       </rect>
      </property>
      <property name="frameShape">
       <enum>QFrame::Box</enum>
      </property>
      <property name="text">
       <string/>
      </property>
     </widget>
     <widget class="QLabel" name="label_2">
      <property name="geometry">
       <rect>
        <x>1280</x>
        <y>40</y>
        <width>101</width>
        <height>281</height>
       </rect>
      </property>
      <property name="frameShape">
       <enum>QFrame::Box</enum>
      </property>
      <property name="text">
       <string>It seems the &quot;B&quot; parameter is most important in getting Hough Circle to find the correct circle (and not extra stuff too)</string>
      </property>
      <property name="alignment">
       <set>Qt::AlignLeading|Qt::AlignLeft|Qt::AlignTop</set>
      </property>
      <property name="wordWrap">
       <bool>true</bool>
      </property>
     </widget>
    </widget>
   </widget>
  </widget>
  <widget class="QMenuBar" name="menubar">
   <property name="geometry">
    <rect>
     <x>0</x>
     <y>0</y>
     <width>1430</width>
     <height>21</height>
    </rect>
   </property>
   <widget class="QMenu" name="menuFile">
    <property name="title">
     <string>File</string>
    </property>
    <addaction name="actionOpen"/>
    <addaction name="actionCloseVideo"/>
   </widget>
   <widget class="QMenu" name="menuDo_Nothing">
    <property name="title">
     <string>Do Nothing</string>
    </property>
   </widget>
   <addaction name="menuFile"/>
   <addaction name="menuDo_Nothing"/>
  </widget>
  <widget class="QStatusBar" name="statusbar"/>
  <action name="actionOpen">
   <property name="text">
    <string>Open Video</string>
   </property>
  </action>
  <action name="actionCloseVideo">
   <property name="text">
    <string>Close Video</string>
   </property>
  </action>
 </widget>
 <resources/>
 <connections/>
</ui>
